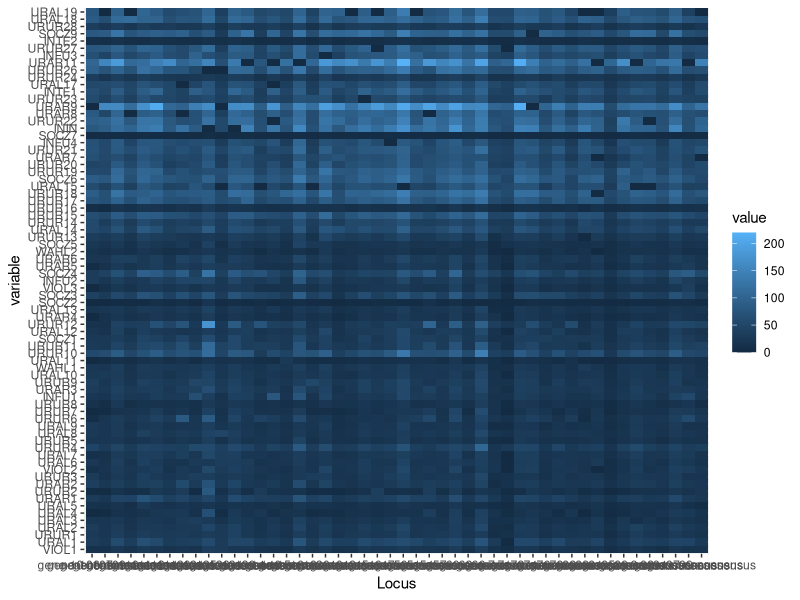
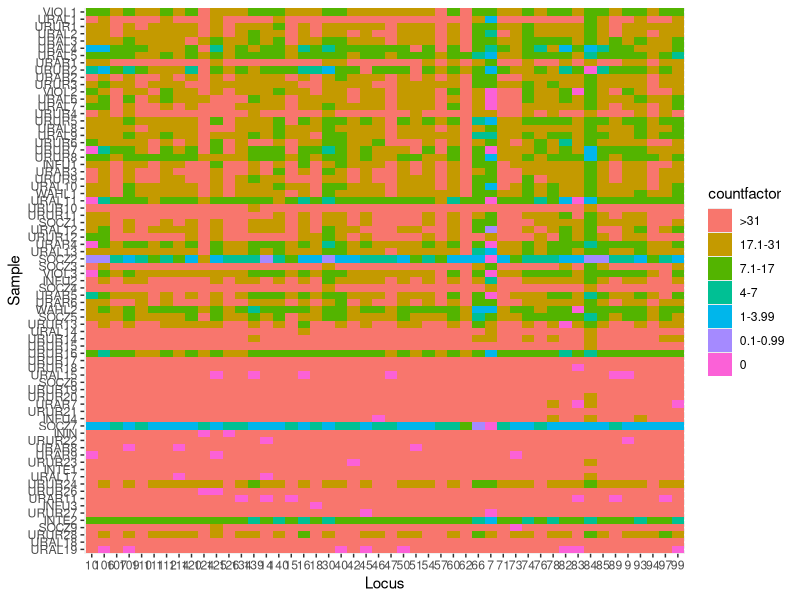
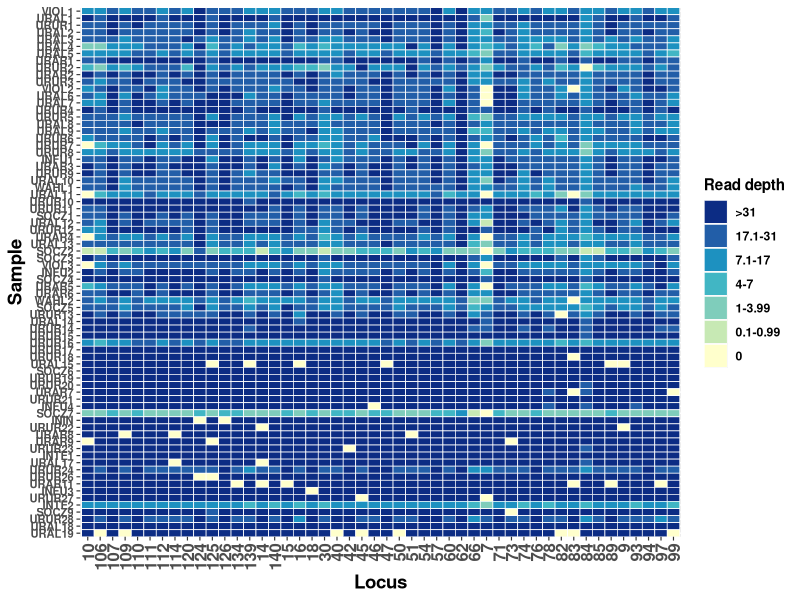
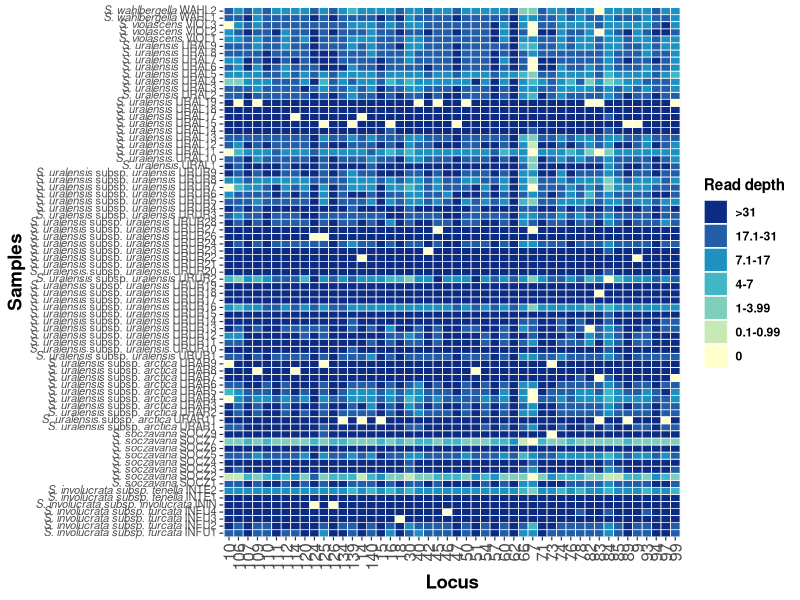

R code for these plots, in order:
# Anne-Sophie Quatela
# March 2025

getwd() 
setwd("") #Set your working directory

##################### How to make a heatmap showing the read depth per locus for each sample? ###################
library(dplyr)
library(ggplot2)
library(reshape)
# the dataset (.csv file) should be located in the same folder where your R code (.R file) is located. 

###### Explore the dataset you are going to use.
list.files()
readepth_per_locus <- read.delim("FIGURE2_readdepth.csv", sep = ";")
head(readepth_per_locus)
summary(readepth_per_locus)
# I removed a few samples that were misindentified. This is specific to my dataset and should not be blindly applied to another dataset.
which(colnames(readepth_per_locus)=="URAR10") #column 65
which(colnames(readepth_per_locus)=="SOCZ8") #column 76
which(colnames(readepth_per_locus)=="VIOL4") #column 70
which(colnames(readepth_per_locus)=="URUR25") #column 71
which(colnames(readepth_per_locus)=="URAL16") #column 56

# Remove columns above (columns 65, 76, 70, 71, 56)
readepth_per_locus_V2 <- readepth_per_locus[,-c(56,65,70,71,76)]

# Change the format of the dataframe using melt function from the reshape package. This step is crucial!
dt2<-melt(readepth_per_locus_V2)
head(dt2)


###### Create basic heatmap 
plot1<-ggplot(dt2, aes(x=Locus, y=variable, fill= value)) + 
  geom_tile()
plot1

# Create heatmap with 7 levels of read depth
data2 <- dt2 %>%
  # convert state to factor and reverse order of levels
  mutate(Sample=factor(variable,levels=rev(sort(unique(variable))))) %>%
  mutate(countfactor=cut(value,breaks=c(0,0.1,1,4,7,17,31,max(value,na.rm=T)),
                         labels=c("0","0.1-0.99","1-3.99","4-7","7.1-17","17.1-31",">31"))) %>%
  # Change level order
  mutate(countfactor=factor(as.character(countfactor),levels=rev(levels(countfactor))))
#Find row numbers  for which countfactor = NA.
rowsNA <- which(is.na(data2$countfactor)==TRUE)
# Replace NA in column countfactor with 0
data2[rowsNA,5] <- '0'
# Replace locus name only keeping the number
data2$Locus <- gsub('gene-','', data2$Locus) 
data2$Locus <- gsub('-consensus','', data2$Locus)

# Plot the new data
plot2<-ggplot(data2, aes(x=Locus, y=Sample, fill= countfactor)) + 
  geom_tile()
plot2

# Change the content of data$locus: cut "loc":
# indicate until which letter you want to cut (not included):
data3 <- data2
#data3$locus <- substring(data2$locus, 4)
is.character(data3$Locus) #TRUE
colnames(data3)[5] <- "Readdepth"


###### There are several aspects of the basic plot that can be modified. 
# We add tile borders, custom x-axis breaks and custom text sizes. 
library(RColorBrewer)

plot3 <- ggplot(data3, aes(x=Locus, y=Sample, fill= Readdepth))+
  #add border white colour of line thickness 0.25
  geom_tile(colour="white",size=0.25)+
  #remove extra space
  scale_y_discrete(expand=c(0,0))+
  theme(
    axis.text.y=element_text(size = 8, face = 'bold'),
    axis.text.x=element_text(size=12, face = 'bold'),
    axis.title = element_text(size=13.5, face = 'bold')
  ) +
  theme(
    legend.title=element_text(face="bold"),
    #bold font for legend text
    legend.text=element_text(face="bold"),
    #set thickness of axis ticks
    axis.ticks=element_line(linewidth=0.4), 
    #orient x axis text
    axis.text.x = element_text(angle = 90, vjust = 0.5, hjust=1),
    #remove plot background
    plot.background=element_blank(),
    #remove plot border
    panel.border=element_blank()) +
  labs(fill="Read depth") + # Change legend title
  scale_fill_manual(values=rev(brewer.pal(7,"YlGnBu")))
plot3


###### Add species names to the accronym in y axis. 
# Add species names to the accronym with function glue from the package glue.
# https://wilkelab.org/ggtext/
library(glue)
library(ggtext)

data4 <- data3
data5 <- data4 %>%
  mutate(Sp = case_when(
    startsWith(as.character(Sample), "VIOL") ~ "<i>S. violascens</i>",
    startsWith(as.character(Sample), "SOCZ") ~ "<i>S. soczavana</i>",
    startsWith(as.character(Sample), "URAL") ~ "<i>S. uralensis</i>",
    startsWith(as.character(Sample), "URUR") ~ "<i>S. uralensis</i> subsp. <i>uralensis</i>",
    startsWith(as.character(Sample), "URAR") ~ "<i>S. uralensis</i> subsp. <i>arctica</i>",
    startsWith(as.character(Sample), "WA") ~ "<i>S. wahlbergella</i>",
    startsWith(as.character(Sample), "ININ") ~ "<i>S. involucrata subsp. involucrata</i>",
    startsWith(as.character(Sample), "INFU") ~ "<i>S. involucrata subsp. furcata</i>",
    startsWith(as.character(Sample), "INTE") ~ "<i>S. involucrata subsp. tenella</i>"),
    name = glue("{Sp} {Sample}")
    )

plot6 <- ggplot(data5, aes(x=Locus, y=name, fill= Readdepth))+
  #add border white colour of line thickness 0.25
  geom_tile(colour="white",size=0.25)+
  #remove extra space
  scale_y_discrete(expand=c(0,0))+
  theme(
    #axis.text.y=element_text(size = 8, face = 'bold'),
    axis.text.y=element_markdown(size = 8),
    axis.text.x=element_text(size=12), #Add face = 'bold' within element_text() if you want bold text
    axis.title = element_text(size=13.5, face = 'bold')
  ) +
  #theme options
  theme(
    legend.title=element_text(face="bold"),
    #bold font for legend text
    legend.text=element_text(face="bold"),
    #set thickness of axis ticks
    axis.ticks=element_line(linewidth=0.4), 
    #orient x axis text
    axis.text.x = element_text(angle = 90, vjust = 0.5, hjust=1),
    #remove plot background
    plot.background=element_blank(),
    #remove plot border
    panel.border=element_blank()) +
  labs(y="Samples", fill="Read depth") + # Change legend title
  scale_fill_manual(values=rev(brewer.pal(7,"YlGnBu")))
plot6
